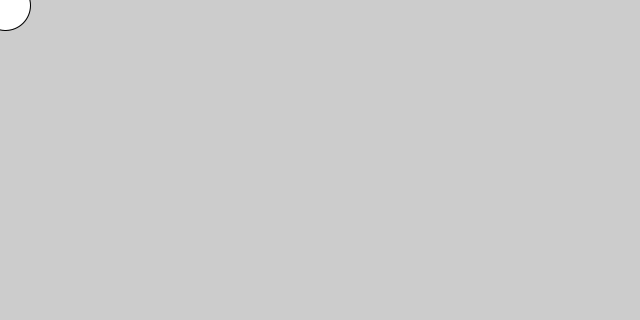
Frame 1 (no input)
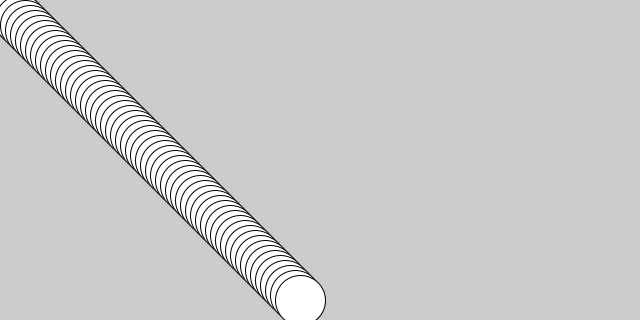
Frame 60 (the mouse pressed at the canvas centre just before this capture)
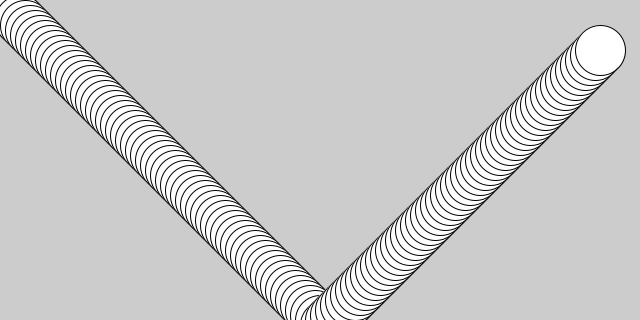
Frame 120 (the mouse held since frame 60 and released just before this capture)

The Processing sketch that drew these frames (run headless with seeded random() and noise(); from frame 60 on, the mouse is pressed at the canvas centre):

// Processing sketch: bouncing_ball
// ── bouncing_ball.pde
int ballX;
int ballY;
int speedX;
int speedY;

void setup(){
  size(640,320);
  speedX = 5;
  speedY = 5;
}

void draw(){
  //logic
  ballX += speedX;
  ballY += speedY;
  
  if(ballX > width || ballX < 0){
    speedX *= -1;
  }
  
  if(ballY > height || ballY < 0){
    speedY *= -1;
  }
  
  //draw
  //background(255);
  ellipse(ballX, ballY, 50, 50);
  
}
